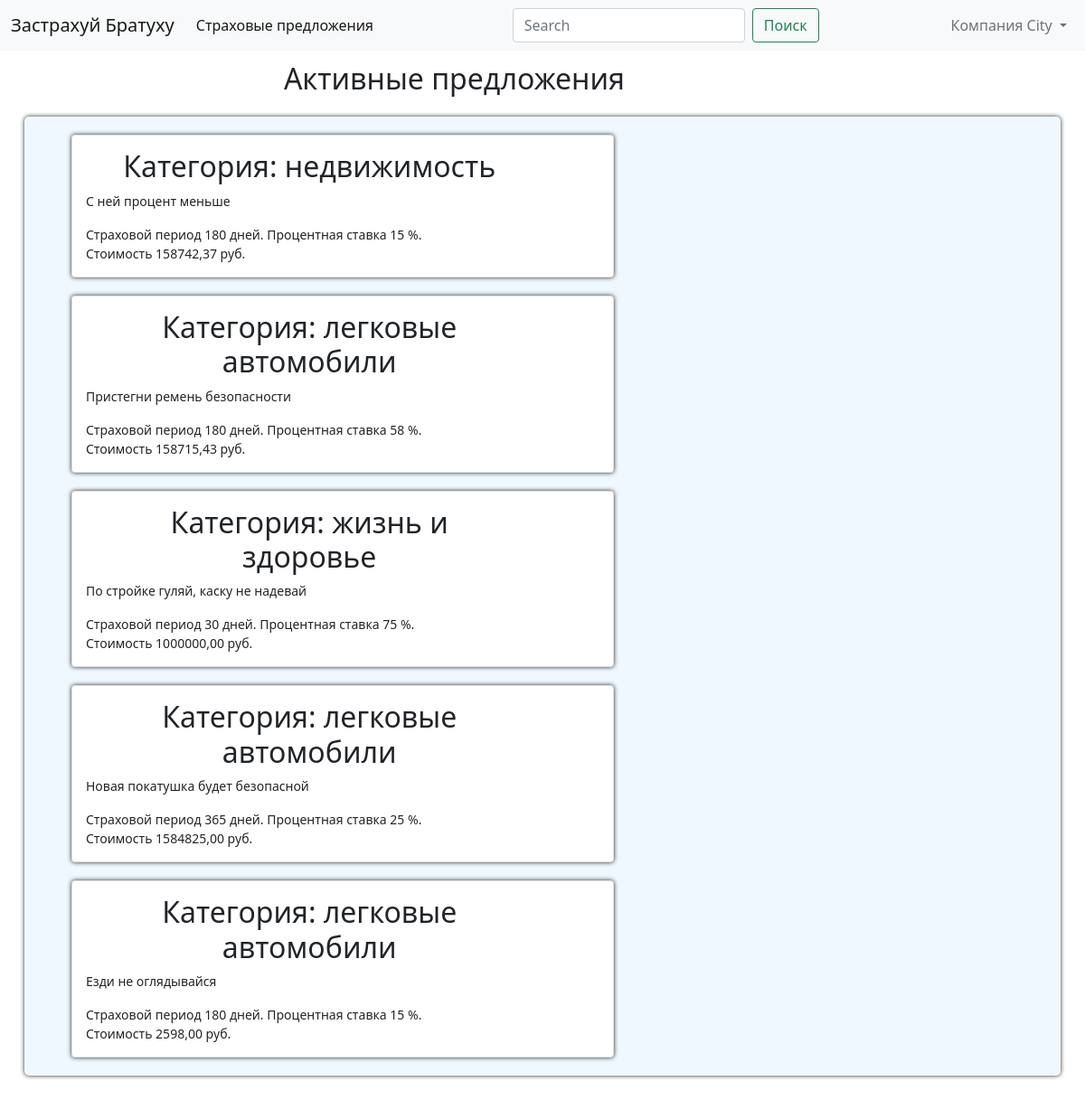
The app's page /cabinet/products/ (signed in) with its own data.
### account/models.py (models this page shows, shortened)
class InsuranceCompany(AbstractBaseUser, PermissionsMixin):
    USERNAME_FIELD = "email"
    REQUIRED_FIELDS = ["name", "description"]
    name = models.CharField(
        max_length=20, verbose_name="Название компании", unique=True
    )
    description = models.CharField(max_length=500, verbose_name="Описание")
    email = models.EmailField(max_length=50, unique=True)
    is_staff = models.BooleanField(default=False)
    is_active = models.BooleanField(default=True)
    is_superuser = models.BooleanField(default=False)
    date_joined = models.DateTimeField(auto_now=True)
    last_login = models.DateTimeField(auto_now_add=True)
    object = AccountManager()
    class Meta:
        ordering = ("name",)
        verbose_name = "Страховая компания"
        verbose_name_plural = "Страховые компании"

### cabinet/models.py (models this page shows, shortened)
class Product(models.Model):
    PERIODS = (("30", "1 мес"), ("60", "3 мес"), ("180", "6 мес"), ("365", "12 мес"))
    company = models.ForeignKey(
        InsuranceCompany, on_delete=models.CASCADE, verbose_name="Страховая компания"
    )
    category = models.ForeignKey(
        Category, on_delete=models.CASCADE, verbose_name="Категория"
    )
    name = models.CharField(max_length=100, verbose_name="Название страховки")
    price = models.DecimalField(max_digits=10, decimal_places=2, verbose_name="цена")
    interest_rate = models.SmallIntegerField(verbose_name="Процентная ставка")
    period = models.CharField(
        choices=PERIODS, max_length=6, verbose_name="Период страхования"
    )
    date_create = models.DateField(auto_now=True)
    class Meta:
        verbose_name = "Страховое предложение"
        verbose_name_plural = "Страховые предложения"
        ordering = ["-date_create"]

class Category(models.Model):
    name = models.CharField(max_length=20)
    slug = models.SlugField(max_length=20)
    def __str__(self):
        return self.name
    class Meta:
        verbose_name = "Категория"
        verbose_name_plural = "Категории"

### cabinet/views.py (the view)
# urls.py: path("products/", views.ListProductView.as_view(), name="list_product"),
class ListProductView(View):
    def get(self, request):
        company = request.user
        products = Product.objects.filter(company_id=company.pk)
        return render(
            request,
            "cabinet/list_product.html",
            {"space": "cabinet", "products": products},
        )

### cabinet/templates/cabinet/list_product.html (shortened to what this page needs)
{% extends 'base.html' %}
{% block content %}
    <h2>Активные предложения</h2>
		<ul class="block block_card">
			{% for product in products %}
				<li >
					<div class="block card">
						<h2>Категория: {{ product.category|lower }}</h2>
						<p>{{ product.name }}</p>
						<div>
							Страховой период {{ product.period }} дней.
							Процентная ставка {{ product.interest_rate }} %.
						</div>
						<div>
							Стоимость {{ product.price }} руб.
						</div>
					</div>
				</li>
			{% endfor %}
		</ul>
{% endblock %}

### account/templates/base.html (shortened to what this page needs)
{% load static %}
<!DOCTYPE html>
<html lang="en">
<head>
    <link rel="stylesheet" href="{% static "css/style.css" %}">
    <link href="{% static "css/bootstrap.min.css" %}" rel="stylesheet">
</head>
<body>
    <header>
        <nav class="navbar navbar-expand-lg navbar-light bg-light">
          <div class="container-fluid">
            <a class="navbar-brand" href="#">Застрахуй Братуху</a>
            <div class="collapse navbar-collapse justify-content-between" id="navbarToggler" >
              <ul class="navbar-nav me-2 mb-2 mb-lg-0">
                <li class="nav-item">
                  <a class="nav-link active" aria-current="page" href="{% url "cabinet:responses_list" %}">Страховые предложения</a>
                </li>
              </ul>
              <form class="d-flex">
                <input class="form-control me-2" type="search" placeholder="Search" aria-label="Поиск">
                <button class="btn btn-outline-success" type="submit">Поиск</button>
              </form>
                <ul class="navbar-nav">
                  <li class="nav-item dropdown">
                    <a class="nav-link dropdown-toggle" href="#" id="navbarDropdownMenuLink" role="button" data-bs-toggle="dropdown" aria-expanded="false">
                      {% if user.is_authenticated %}Компания {{ user.name }}{% else %}Вход для партнеров{% endif %}
                    </a>
                  </li>
                </ul>
            </div>
          </div>
        </nav>
    </header>
	<div class="content">
         {% block content %}{% endblock %}
    </div>
</body>
</html>

### static/css/style.css (style rules this page uses)
body { margin: 0; padding: 0; background-color: wheat; }
.content { display: flex; flex-direction: column; margin: 1%; padding: 0; font-size: 14px; }
.block { display: block; border-radius: 5px; box-shadow: 0 0 5px; }
.block_card { flex-direction: column; min-height: 750px; min-width: 700px; margin: 15px; background-color: aliceblue; list-style: None; }
.card { margin: 20px; padding: 15px; max-width: 600px; justify-content: center; }
h1, h2, h3 { width: 80%; margin-left: 20px; margin-right: 20px; text-align: center; }

### records on screen
InsuranceCompany: name "City"
Product: category "недвижимость", name "С ней процент меньше", period "180", interest_rate "15", price "158742,37"
Product: category "легковые автомобили", name "Пристегни ремень безопасности", period "180", interest_rate "58", price "158715,43"
Product: category "жизнь и здоровье", name "По стройке гуляй, каску не надевай", period "30", interest_rate "75", price "1000000,00"
Product: category "легковые автомобили", name "Новая покатушка будет безопасной", period "365", interest_rate "25", price "1584825,00"
Product: category "легковые автомобили", name "Езди не оглядывайся", period "180", interest_rate "15", price "2598,00"
